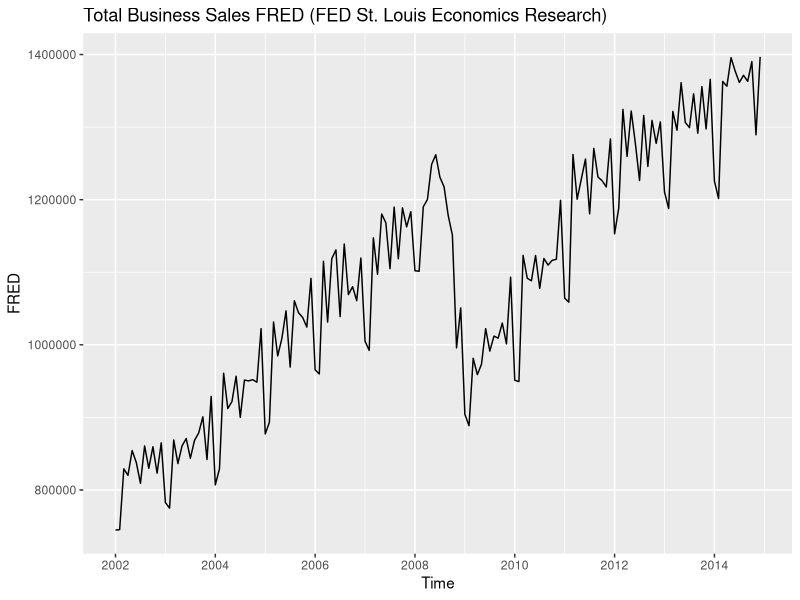
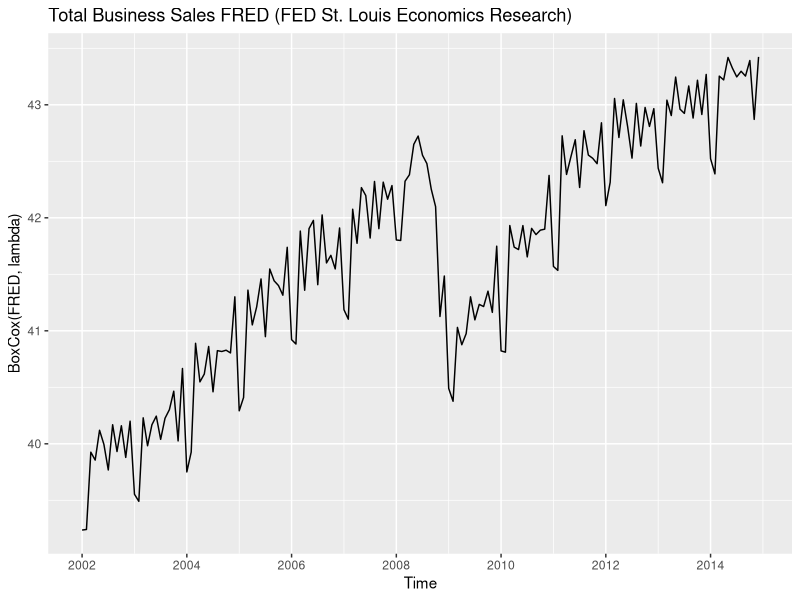
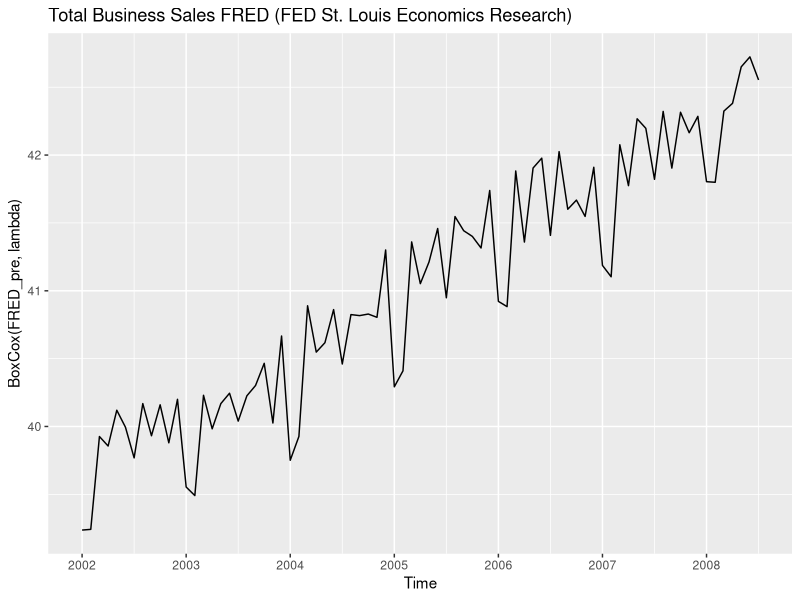
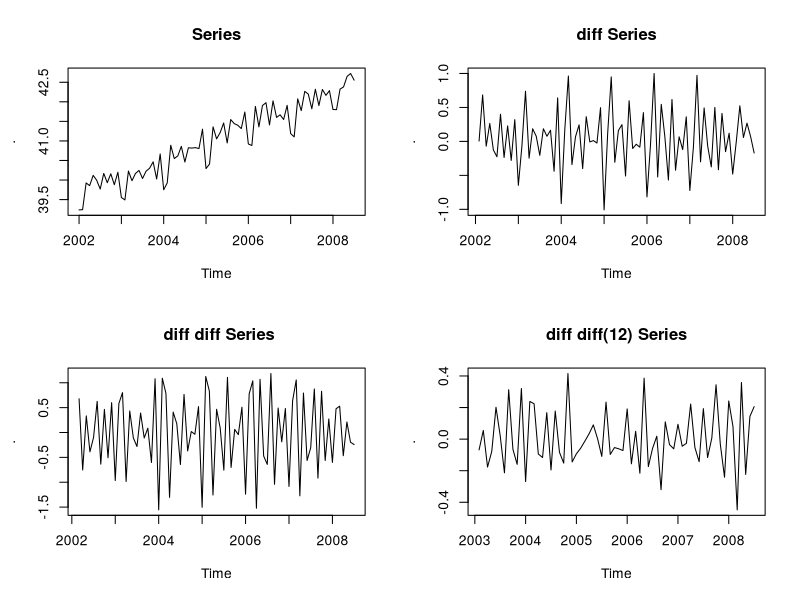
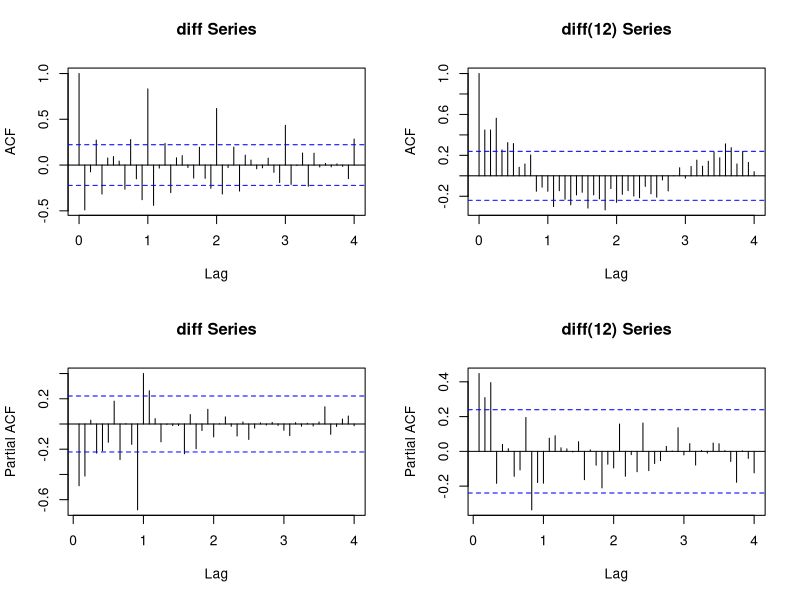
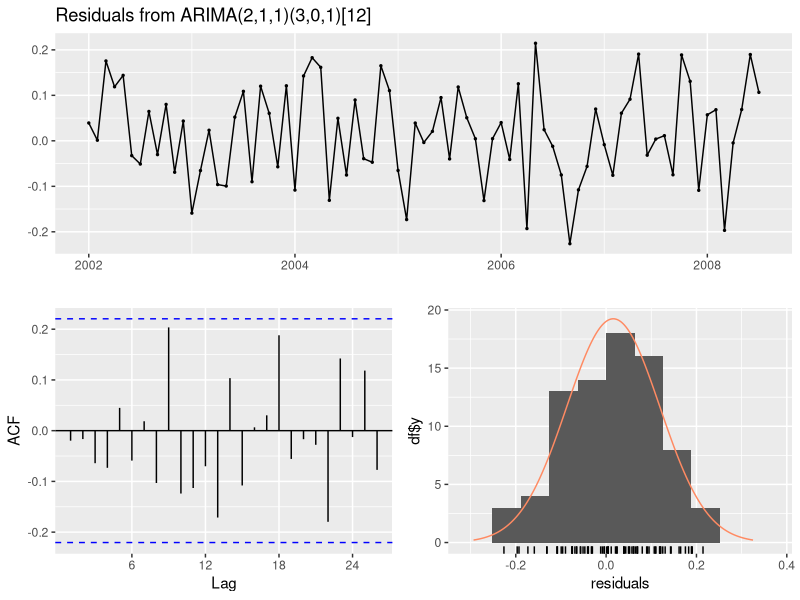
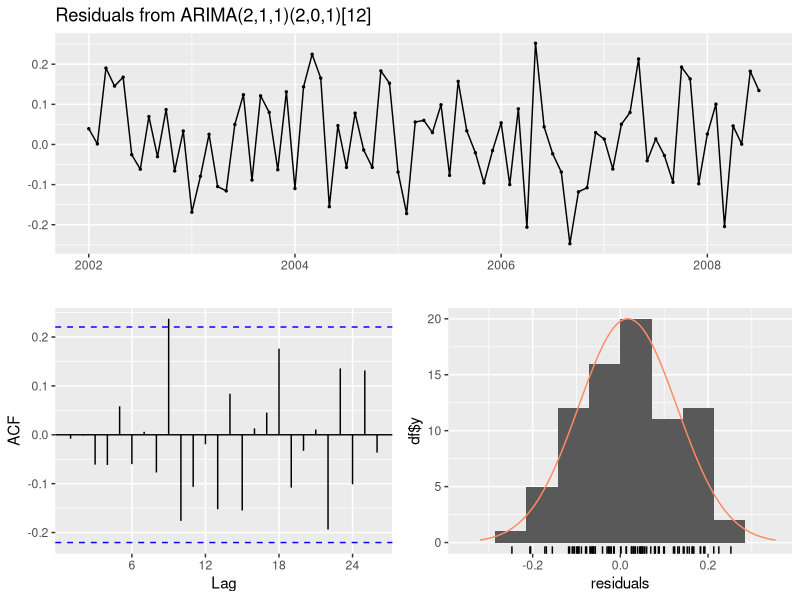
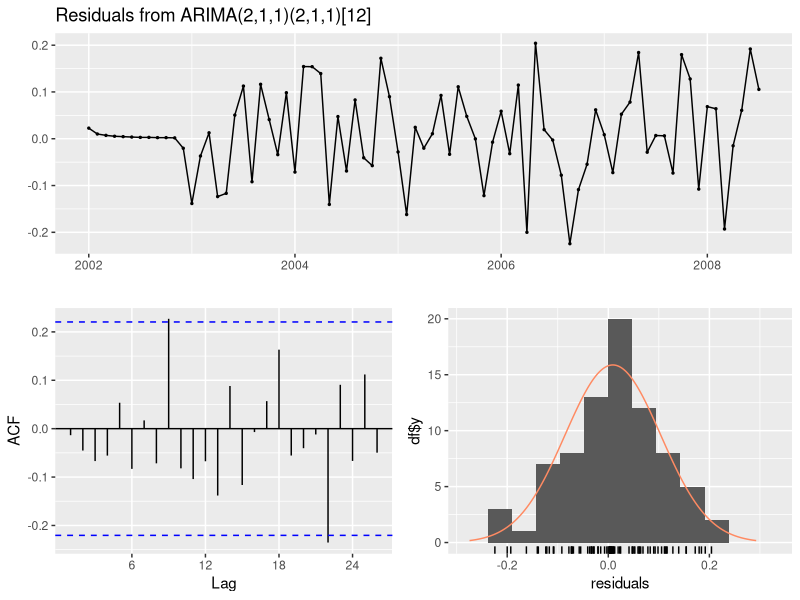

These figures' R source, in order:
library(tseries)
library(zoo)
library(ggplot2)
library(forecast)
library(dplyr)
require(lmtest)
data <- read.csv('TOTBUSSMNSA.csv')
title = 'Total Business Sales FRED (FED St. Louis Economics Research)'
#data before intervention
pre_intervention <- data %>% filter(DATE < as.Date("2008-08-01"))
FRED_pre <- ts(pre_intervention$TOTBUSSMNSA,
           start = c(2002, 1),
           frequency = 12)

#all data
FRED <- ts(data$TOTBUSSMNSA, start = c(2002, 1), frequency = 12)

#check if variance is the same
autoplot(FRED, main = title) +
  scale_x_continuous(breaks = scales::extended_breaks(10))

#series need stabilization
lambda <- BoxCox.lambda(FRED)
lambda

#data after stabilization
autoplot(BoxCox(FRED, lambda), main = title) +
  scale_x_continuous(breaks = scales::extended_breaks(10))

autoplot(BoxCox(FRED_pre, lambda), main = title) + 
  scale_x_continuous(breaks = scales::extended_breaks(10))

#checking derivation

par(mfrow = c(2, 2))
FRED_pre %>% BoxCox(lambda = lambda) %>% plot(main = "Series")
FRED_pre %>% BoxCox(lambda = lambda) %>% diff() %>% plot(main = "diff Series")
FRED_pre %>% BoxCox(lambda = lambda) %>% diff() %>% diff() %>% plot(main = " diff diff Series")
FRED_pre %>% BoxCox(lambda = lambda) %>% diff() %>% diff(lag = 12) %>% plot(main = "diff diff(12) Series")


#checking the acfs
par(mfrow = c(2, 2))
FRED_pre %>% BoxCox(lambda = lambda) %>% diff() %>% acf(main = "diff Series", lag.max = 48)
FRED_pre %>% BoxCox(lambda = lambda) %>% diff(lag = 12) %>% acf(main = "diff(12) Series", lag.max =  48)

#checking the pacfs
#par(mfrow = c(1, 2))
FRED_pre %>% BoxCox(lambda = lambda) %>% diff() %>% pacf(main = "diff Series", lag.max = 48)
FRED_pre %>% BoxCox(lambda = lambda) %>%diff(lag = 12) %>% pacf(main = "diff(12) Series", lag.max =  48)


#seasonal ACF decays slowly
#non-season has lags 1 and 3 significant
#seasonal PACF have 3 significant lags
#non-seasonal PACF have lags 1 and 2 significant


model1 <- Arima(FRED_pre, order = c(2, 1,1), seasonal = c(3, 0, 1), lambda = lambda)
print(summary(model1))

checkresiduals(model1)

model2 <- Arima(FRED_pre, order = c(2, 1,1), seasonal = c(2, 0, 1), lambda = lambda)
print(summary(model2))

checkresiduals(model2)

model3 <- Arima(FRED_pre, order = c(2, 1,1), seasonal = c(2, 1, 1), lambda = lambda)
print(summary(model3))

checkresiduals(model3)

coeftest(model3)
